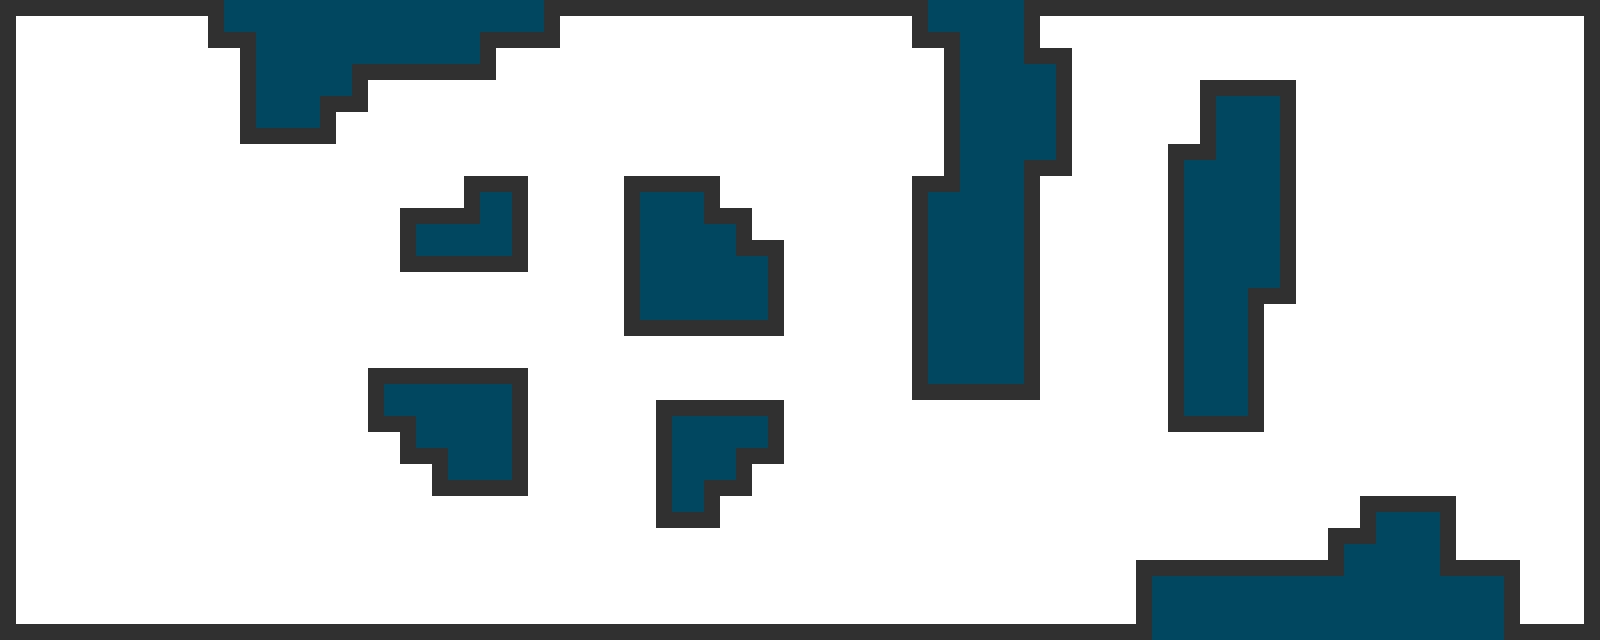

The image is a tile-based game level rendered from a .tmx file. Its description and source (layers, tilesets, objects; grid data summarised) follow:
An orthogonal 50x20 tile map with 32x32 px tiles, 1 tile layer (Layer1).

<map version="1.0" orientation="orthogonal" renderorder="right-down" width="50" height="20" tilewidth="32" tileheight="32" nextobjectid="1">
 <tileset firstgid="1" name="mapTileset" tilewidth="32" tileheight="32">
  <image source="mapTileset.png" width="128" height="128" />
  <tile id="0">
   <properties>
    <property name="borderX" value="-1" />
    <property name="borderY" value="-1" />
    <property name="collidable" value="1" />
   </properties>
  </tile>
  <tile id="1">
   <properties>
    <property name="borderX" value="1" />
    <property name="borderY" value="-1" />
    <property name="collidable" value="1" />
   </properties>
  </tile>
  <tile id="2">
   <properties>
    <property name="borderX" value="-1" />
    <property name="borderY" value="1" />
    <property name="collidable" value="1" />
   </properties>
  </tile>
  <tile id="3">
   <properties>
    <property name="borderX" value="1" />
    <property name="borderY" value="1" />
    <property name="collidable" value="1" />
   </properties>
  </tile>
  <tile id="4">
   <properties>
    <property name="borderX" value="0" />
    <property name="borderY" value="1" />
    <property name="collidable" value="1" />
   </properties>
  </tile>
  <tile id="5">
   <properties>
    <property name="borderX" value="1" />
    <property name="borderY" value="0" />
    <property name="collidable" value="1" />
   </properties>
  </tile>
  <tile id="6">
   <properties>
    <property name="borderX" value="-1" />
    <property name="borderY" value="0" />
    <property name="collidable" value="1" />
   </properties>
  </tile>
  <tile id="7">
   <properties>
    <property name="borderX" value="0" />
    <property name="borderY" value="-1" />
    <property name="collidable" value="1" />
   </properties>
  </tile>
  <tile id="8">
   <properties>
    <property name="borderX" value="-1" />
    <property name="borderY" value="-1" />
    <property name="collidable" value="1" />
   </properties>
  </tile>
  <tile id="9">
   <properties>
    <property name="borderX" value="1" />
    <property name="borderY" value="-1" />
    <property name="collidable" value="1" />
   </properties>
  </tile>
  <tile id="10">
   <properties>
    <property name="borderX" value="-1" />
    <property name="borderY" value="1" />
    <property name="collidable" value="1" />
   </properties>
  </tile>
  <tile id="11">
   <properties>
    <property name="borderX" value="1" />
    <property name="borderY" value="1" />
    <property name="collidable" value="1" />
   </properties>
  </tile>
  <tile id="12">
   <properties>
    <property name="collidable" value="1" />
   </properties>
  </tile>
  <tile id="13">
   <properties>
    <property name="collidable" value="0" />
   </properties>
  </tile>
 </tileset>
 <layer name="Layer1" width="50" height="20">
  <data>[1000 cells, 1000 non-empty, 14 distinct tile ids]</data>
 </layer>
</map>